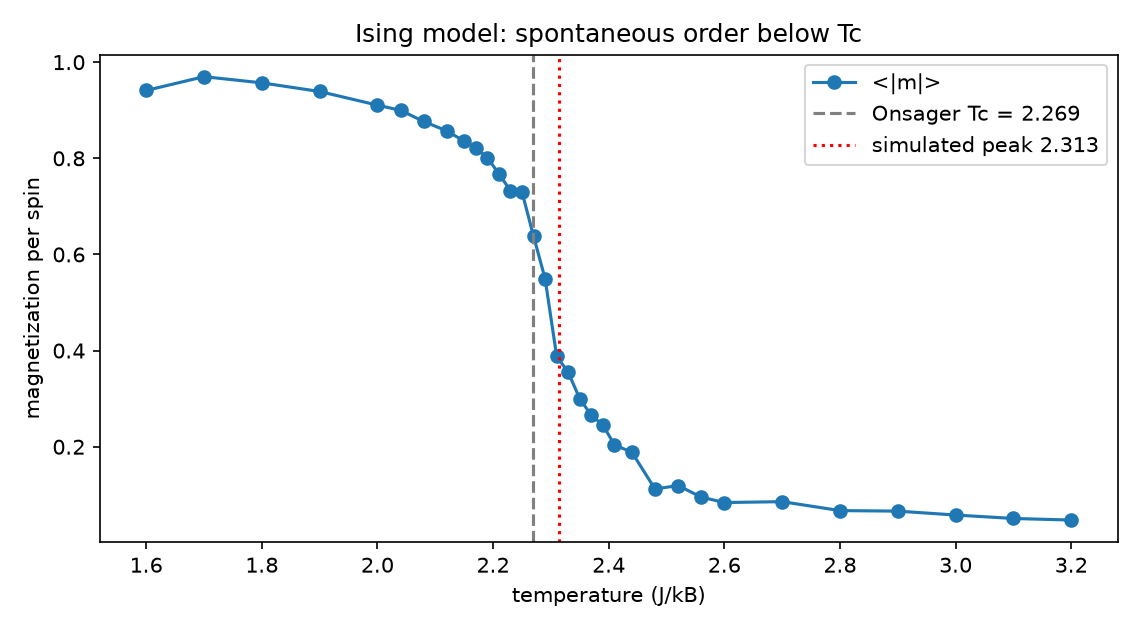

Write Python code to recreate this figure.
# ISING PHASE TRANSITION (Beyond the Index #1; Statistical
# Physics, SIM -- Metropolis Monte Carlo). A lattice of spins
# that each want to align with their neighbours. Heat fights the
# alignment; below a critical temperature order wins SPONTAN-
# EOUSLY -- no field is applied, the magnetization chooses a
# direction by itself. Onsager's 1944 exact solution fixes the
# 2D square-lattice critical temperature at Tc = 2/ln(1+sqrt 2)
# = 2.26919 (J = kB = 1). The simulation knows none of that.
# Gates:
#   G1 susceptibility peak lands within 3% of 2.26919 (for
#      L = 48 the peak is expected a touch ABOVE Tc from the
#      finite-size shift ~ L^-1 -- the gate has room for it)
#   G2 ordered phase: <|m|> > 0.85 at T = 1.6
#   G3 disordered phase: <|m|> < 0.15 at T = 3.2

import json
import numpy as np
import matplotlib
matplotlib.use("Agg")
import matplotlib.pyplot as plt

rng = np.random.default_rng(20261105)
L = 48
TC_EXACT = 2 / np.log(1 + np.sqrt(2))


def sweep(S, T, color_mask, nbr_sum_pre):
    # checkerboard Metropolis: all spins of one colour at once
    for color in (0, 1):
        nbr = (np.roll(S, 1, 0) + np.roll(S, -1, 0)
               + np.roll(S, 1, 1) + np.roll(S, -1, 1))
        dE = 2 * S * nbr
        accept = (dE <= 0) | (rng.random(S.shape)
                              < np.exp(-dE / T))
        flip = accept & (color_mask == color)
        S = np.where(flip, -S, S)
    return S


ii, jj = np.indices((L, L))
COLOR = (ii + jj) % 2

Ts = np.concatenate([np.arange(1.6, 2.0, 0.1),
                     np.arange(2.0, 2.14, 0.04),
                     np.arange(2.15, 2.42, 0.02),
                     np.arange(2.44, 2.62, 0.04),
                     np.arange(2.7, 3.25, 0.1)])
rows = []
S = rng.choice([-1, 1], size=(L, L))
for T in Ts:
    # critical slowing down: near Tc the lattice decorrelates
    # slowly, so the first version's 400+600 sweeps put the chi
    # peak 4.1% high and G1 failed. Near Tc, run 6x longer.
    eq, meas = (3000, 3000) if 2.1 <= T <= 2.45 else (400, 600)
    for _ in range(eq):
        S = sweep(S, T, COLOR, None)
    ms = []
    for _ in range(meas):
        S = sweep(S, T, COLOR, None)
        ms.append(abs(S.mean()))
    ms = np.array(ms)
    chi = L * L * (np.mean(ms ** 2) - np.mean(ms) ** 2) / T
    rows.append({"T": float(T), "m": float(ms.mean()),
                 "chi": float(chi)})
    print(f"T = {T:.2f}: <|m|> = {ms.mean():.3f}  chi = {chi:.1f}")

ch = np.array([r["chi"] for r in rows])
Tt = np.array([r["T"] for r in rows])
k = int(np.argmax(ch))
# parabolic refinement of the peak
if 0 < k < len(ch) - 1:
    x = Tt[k - 1:k + 2]
    yv = ch[k - 1:k + 2]
    a, b, _ = np.polyfit(x, yv, 2)
    tc_est = float(-b / (2 * a))
else:
    tc_est = float(Tt[k])
print(f"\nsusceptibility peak at T = {tc_est:.4f} "
      f"(Onsager exact {TC_EXACT:.5f}; error "
      f"{100 * abs(tc_est - TC_EXACT) / TC_EXACT:.2f}%)")
m_lo = rows[0]["m"]
m_hi = rows[-1]["m"]
g1 = abs(tc_est - TC_EXACT) / TC_EXACT < 0.03
g2 = m_lo > 0.85
g3 = m_hi < 0.15
print(f"GATES: G1 {g1} | G2 ordered {g2} ({m_lo:.3f}) | "
      f"G3 disordered {g3} ({m_hi:.3f})")

fig, ax = plt.subplots(figsize=(7.6, 4.2))
ax.plot(Tt, [r["m"] for r in rows], "o-", label="<|m|>")
ax.axvline(TC_EXACT, ls="--", color="gray",
           label=f"Onsager Tc = {TC_EXACT:.3f}")
ax.axvline(tc_est, ls=":", color="red",
           label=f"simulated peak {tc_est:.3f}")
ax.set_xlabel("temperature (J/kB)")
ax.set_ylabel("magnetization per spin")
ax.set_title("Ising model: spontaneous order below Tc")
ax.legend()
fig.tight_layout()
fig.savefig("ising_model.png", dpi=150)

out = {"Tc_exact": float(TC_EXACT), "Tc_estimate": tc_est,
       "m_at_1.6": m_lo, "m_at_3.2": m_hi, "rows": rows,
       "gates": {"G1_Tc": bool(g1), "G2_ordered": bool(g2),
                 "G3_disordered": bool(g3)}}
with open("ising_model_results.json", "w") as f:
    json.dump(out, f, indent=2)
print("ALL GATES PASS" if all(out["gates"].values())
      else "SOME GATE FAILED")
print("Saved ising_model_results.json + PNG")
